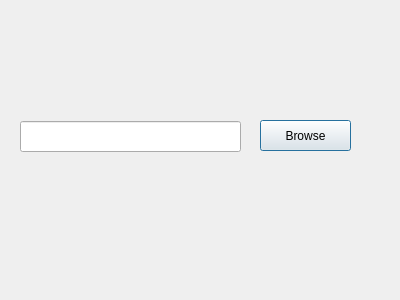
<?xml version="1.0" encoding="UTF-8"?>
<ui version="4.0">
 <class>Dialog</class>
 <widget class="QDialog" name="Dialog">
  <property name="geometry">
   <rect>
    <x>0</x>
    <y>0</y>
    <width>400</width>
    <height>300</height>
   </rect>
  </property>
  <property name="windowTitle">
   <string>Dialog</string>
  </property>
  <widget class="QLineEdit" name="filename">
   <property name="geometry">
    <rect>
     <x>20</x>
     <y>121</y>
     <width>221</width>
     <height>31</height>
    </rect>
   </property>
  </widget>
  <widget class="QPushButton" name="browse">
   <property name="geometry">
    <rect>
     <x>260</x>
     <y>120</y>
     <width>91</width>
     <height>31</height>
    </rect>
   </property>
   <property name="text">
    <string>Browse</string>
   </property>
  </widget>
 </widget>
 <resources/>
 <connections/>
</ui>
